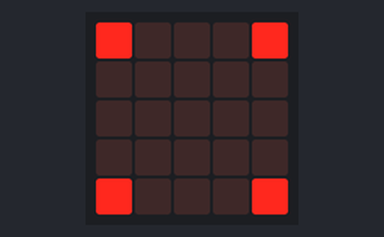
The program below on a simulated BBC micro:bit running MicroPython. Shown: the board's 5×5 LED display.

Above: at 0.01 s.
At 0.79 s:
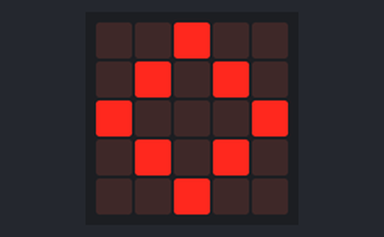
At 1.49 s:
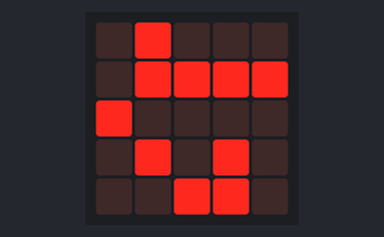
At 2.97 s:
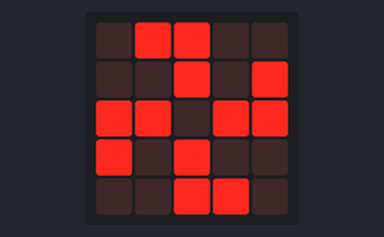
At 4.45 s:
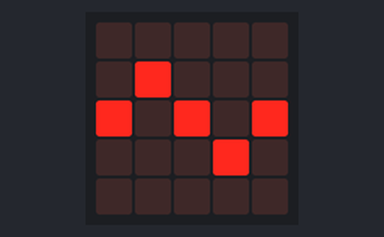
At 5.93 s:
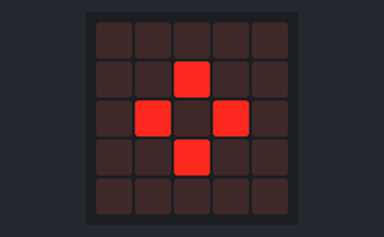

The program:

combined.py
```python
from microbit import *

imgs = [
	Image('90009:00000:00000:00000:90009:'),
	Image('00000:09090:00000:09090:00000:'),
	Image('00000:00000:00900:00000:00000:'),
	Image('00000:00900:09090:00900:00000:'),
	Image('00900:09090:90009:09090:00900:'),
	Image('09090:90009:00000:90009:09090:'),
	Image('00900:09090:90009:09090:00900:'),
	Image('00000:00900:09090:00900:00000:'),
	Image('00000:00000:00900:00000:00000:'),
	Image('00000:00900:09090:00900:00000:'),
	Image('00900:09090:90009:09090:00900:'),
	Image('09090:90009:00000:90009:09090:'),
	Image('09090:09090:09090:09090:09090:'),
	Image('09900:09090:09009:09090:09090:'),
	Image('09000:09999:09000:09090:09090:'),
	Image('09009:09090:09900:09090:09090:'),
	Image('09090:09090:09090:09090:09090:'),
	Image('09900:09090:09009:09090:09090:'),
	Image('09000:09999:09000:09090:09090:'),
	Image('09000:09999:90000:09090:00990:'),
	Image('09000:09999:00000:99990:00090:'),
	Image('09000:09999:00900:09090:90090:'),
	Image('09000:09999:09000:09090:09090:'),
	Image('09000:09999:90000:09090:00990:'),
	Image('09000:09999:00000:99990:00090:'),
	Image('99009:09999:09990:99990:90099:'),
	Image('99009:09099:00900:99090:90099:'),
	Image('09900:00909:99099:90900:00990:'),
	Image('00990:99090:90909:09099:09900:'),
	Image('99009:09099:00900:99090:90099:'),
	Image('09900:00909:99099:90900:00990:'),
	Image('00990:99090:90909:09099:09900:'),
	Image('99009:09099:00900:99090:90099:'),
	Image('09900:00909:99099:90900:00990:'),
	Image('00990:99090:90909:09099:09900:'),
	Image('99009:09099:00900:99090:90099:'),
	Image('09900:00909:99099:90900:00990:'),
	Image('00990:99090:90909:09099:09900:'),
	Image('09900:00909:99099:90900:00990:'),
	Image('09900:90090:00900:09009:00990:'),
	Image('09990:00009:09990:90000:09990:'),
	Image('00090:09009:90909:90090:09000:'),
	Image('09000:90909:90909:90909:00090:'),
	Image('09900:90090:00900:09009:00990:'),
	Image('09990:00009:09990:90000:09990:'),
	Image('00090:09009:90909:90090:09000:'),
	Image('09000:90909:90909:90909:00090:'),
	Image('09900:90090:00900:09009:00990:'),
	Image('09990:00009:09990:90000:09990:'),
	Image('00090:09009:90909:90090:09000:'),
	Image('09000:90909:90909:90909:00090:'),
	Image('09900:90090:00900:09009:00990:'),
	Image('00990:00009:09990:90000:09900:'),
	Image('00000:09009:90909:90090:00000:'),
	Image('09000:90900:00900:00909:00090:'),
	Image('00900:00090:00900:09000:00900:'),
	Image('00000:00009:09990:90000:00000:'),
	Image('00000:09000:90909:00090:00000:'),
	Image('09000:00900:00900:00900:00090:'),
	Image('00000:00090:00900:09000:00000:'),
	Image('00000:00000:09990:00000:00000:'),
	Image('00000:09000:00900:00090:00000:'),
	Image('00000:00900:00900:00900:00000:'),
	Image('00000:00090:00900:09000:00000:'),
	Image('00000:00000:00900:00000:00000:'),
	Image('00000:00900:09990:00900:00000:'),
	Image('00900:09990:99099:09990:00900:'),
	Image('09990:99099:90009:99099:09990:'),
	Image('99099:90009:00000:90009:99099:')
]
display.show(imgs, delay=75, loop=True)
```

Measured:
- by itself, everything shown: repeats every 5.4 s, in 69 steps
